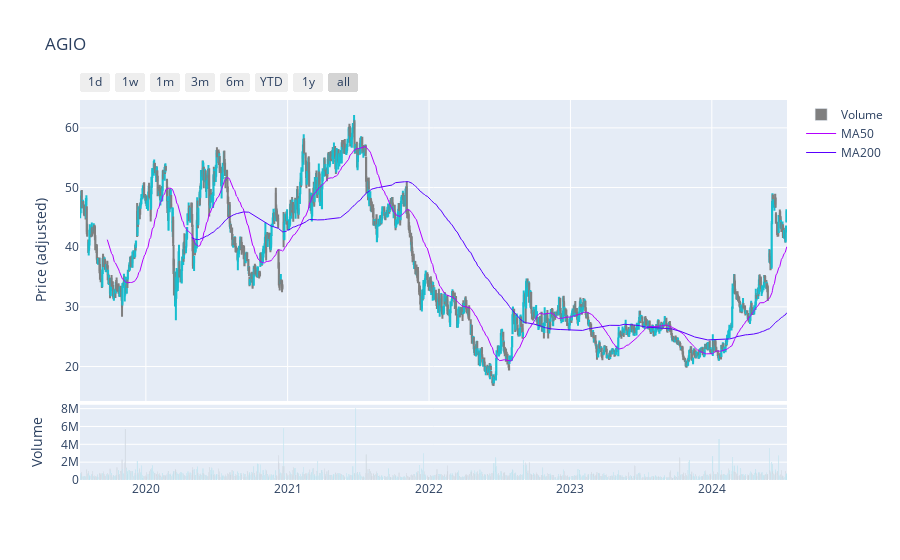

The notebook cell saved with this chart:
### Code cell
plot_ticker('AGIO', 'long')

### Figure 1 — Plotly figure (JSON) as saved in the notebook; plotly's stock layout.template omitted (floating-point values rounded to 4 significant figures; data arrays with more than 128 entries replaced by an {"elided": "..."} marker saying what was removed)
{"data": [{"close": {"elided": "1258 str values"}, "decreasing": {"line": {"color": "#7F7F7F"}}, "high": {"elided": "1258 str values"}, "increasing": {"line": {"color": "#17BECF"}}, "low": {"elided": "1258 str values"}, "open": {"elided": "1258 str values"}, "showlegend": false, "type": "candlestick", "x": {"elided": "1258 str values"}, "xaxis": "x", "yaxis": "y"}, {"marker": {"color": {"elided": "1258 str values"}}, "name": "Volume", "showlegend": true, "type": "bar", "x": {"elided": "1258 str values"}, "xaxis": "x2", "y": {"elided": "1258 int values"}, "yaxis": "y2"}, {"line": {"color": "#b300ff", "width": 1}, "name": "MA50", "showlegend": true, "type": "scatter", "x": {"elided": "1258 str values"}, "xaxis": "x", "y": {"elided": "1258 float values"}, "yaxis": "y"}, {"line": {"color": "#5900ff", "width": 1}, "name": "MA200", "type": "scatter", "x": {"elided": "1258 str values"}, "xaxis": "x", "y": {"elided": "1258 float values"}, "yaxis": "y"}], "layout": {"title": {"text": "AGIO"}, "xaxis": {"anchor": "y", "domain": [0, 1], "matches": "x2", "rangeselector": {"buttons": [{"count": 1, "label": "1d", "step": "day", "stepmode": "backward"}, {"count": 7, "label": "1w", "step": "day", "stepmode": "backward"}, {"count": 1, "label": "1m", "step": "month", "stepmode": "backward"}, {"count": 3, "label": "3m", "step": "month", "stepmode": "backward"}, {"count": 6, "label": "6m", "step": "month", "stepmode": "backward"}, {"count": 1, "label": "YTD", "step": "year", "stepmode": "todate"}, {"count": 1, "label": "1y", "step": "year", "stepmode": "backward"}, {"step": "all"}]}, "rangeslider": {"visible": false}, "showticklabels": false, "type": "date"}, "xaxis2": {"anchor": "y2", "domain": [0, 1], "type": "date"}, "yaxis": {"anchor": "x", "domain": [0.208, 1], "title": {"text": "Price (adjusted)"}}, "yaxis2": {"anchor": "x2", "domain": [0, 0.198], "title": {"text": "Volume"}}}}
